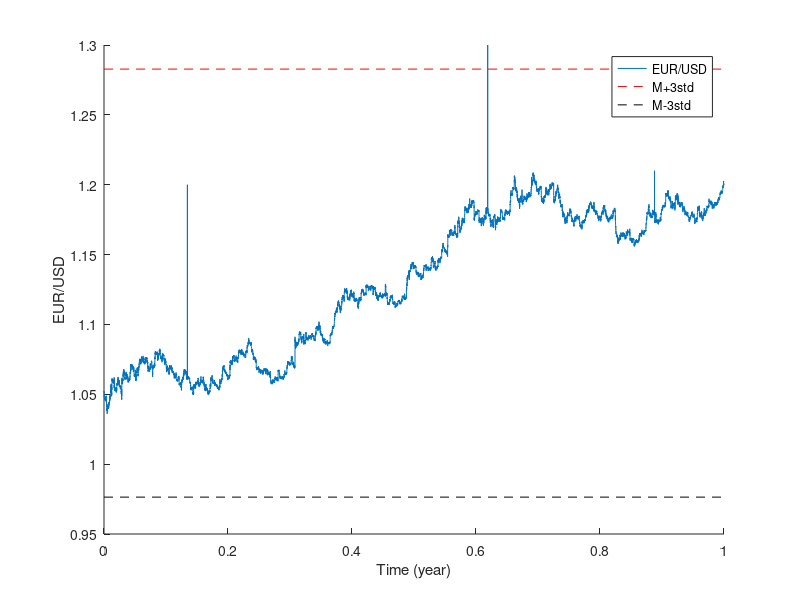
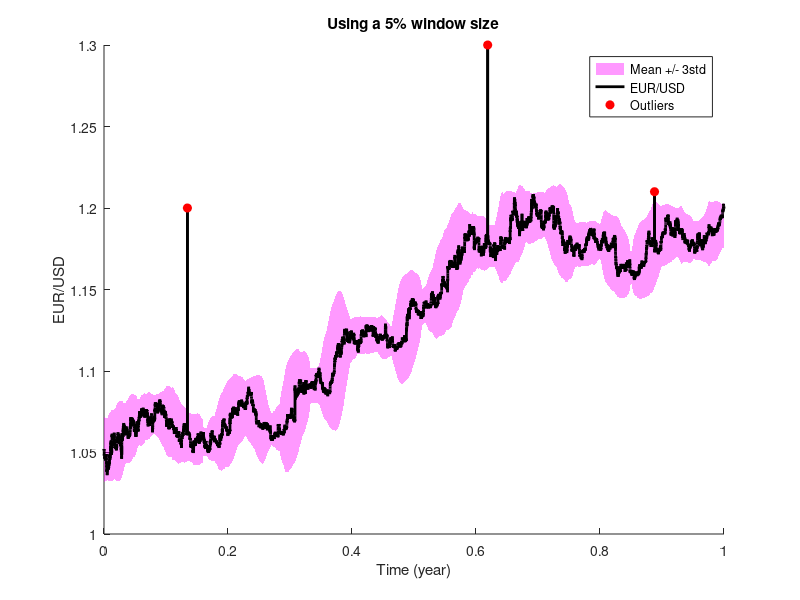

The MATLAB script that drew these images, in order:
%% Outlier detection
% Outliers via local threshold exceedance
%%
% Data downloaded from:
% http://www.histdata.com/download-free-forex-historical-data/?/ascii/1-minute-bar-quotes/eurusd/2017

% Import data
load forex.mat
N = length(forex);
time = (0:N-1)'/N;

% Plot it
figure(1), clf, hold on
plot(time,forex)
xlabel('Time (year)'), ylabel('EUR/USD')

% Add global thresholds
plot(get(gca,'xlim'),[1 1]*(mean(forex)+3*std(forex)),'r--')
plot(get(gca,'xlim'),[1 1]*(mean(forex)-3*std(forex)),'k--')
legend({'EUR/USD';'M+3std';'M-3std'})

%% Local threshold
% Window size as percent of total signal length
pct_win = 5; % in percent, not proportion!

% Convert to indices
k = round(length(forex) * pct_win/2/100);

% Initialize statistics time series to be the global stats
mean_ts = ones(size(time)) * mean(forex);
std3_ts = ones(size(time)) * std(forex);

for i=1:N    
    % Boundaries
    lo_bnd = max(1,i-k);
    hi_bnd = min(i+k,N);
    
    % Compute local mean and std
    mean_ts(i) =  mean( forex(lo_bnd:hi_bnd) );
    std3_ts(i) = 3*std( forex(lo_bnd:hi_bnd) );
end

% Plot the uncertainty
figure(2), clf, hold on
h = patch([time; time(end:-1:1)],[mean_ts+std3_ts; mean_ts(end:-1:1)-std3_ts(end:-1:1)],'m');

% Plot the data
plot(time,forex,'k','linew',2)

%%% Compute local outliers
outliers = forex > (mean_ts+std3_ts) | forex < (mean_ts-std3_ts);

% And plot those
plot(time(outliers),forex(outliers),'ro','markerfacecolor','r')

%%% Finishing touches on the plot
legend({'Mean +/- 3std';'EUR/USD';'Outliers'})
set(h,'linestyle','none','facealpha',.4)
xlabel('Time (year)'), ylabel('EUR/USD')
title([ 'Using a ' num2str(pct_win) '% window size' ])

%% end.